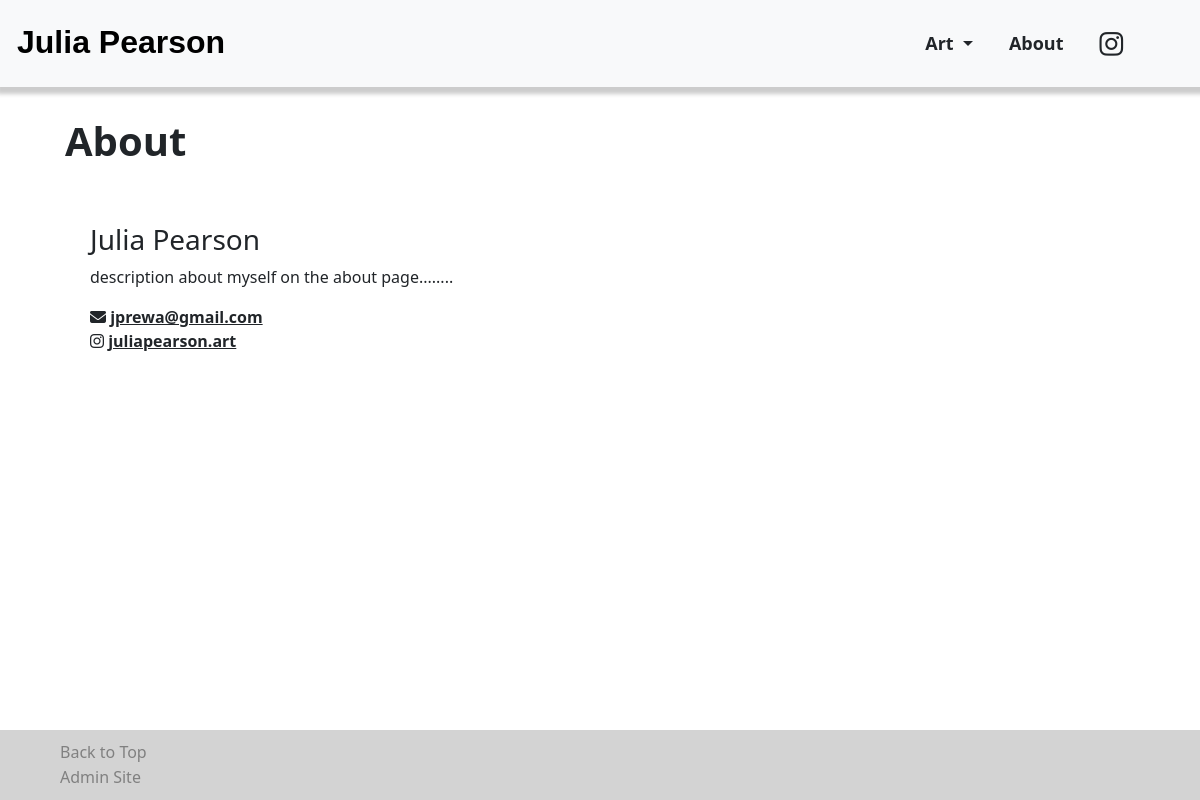
Page /about/ on the earlier database version.
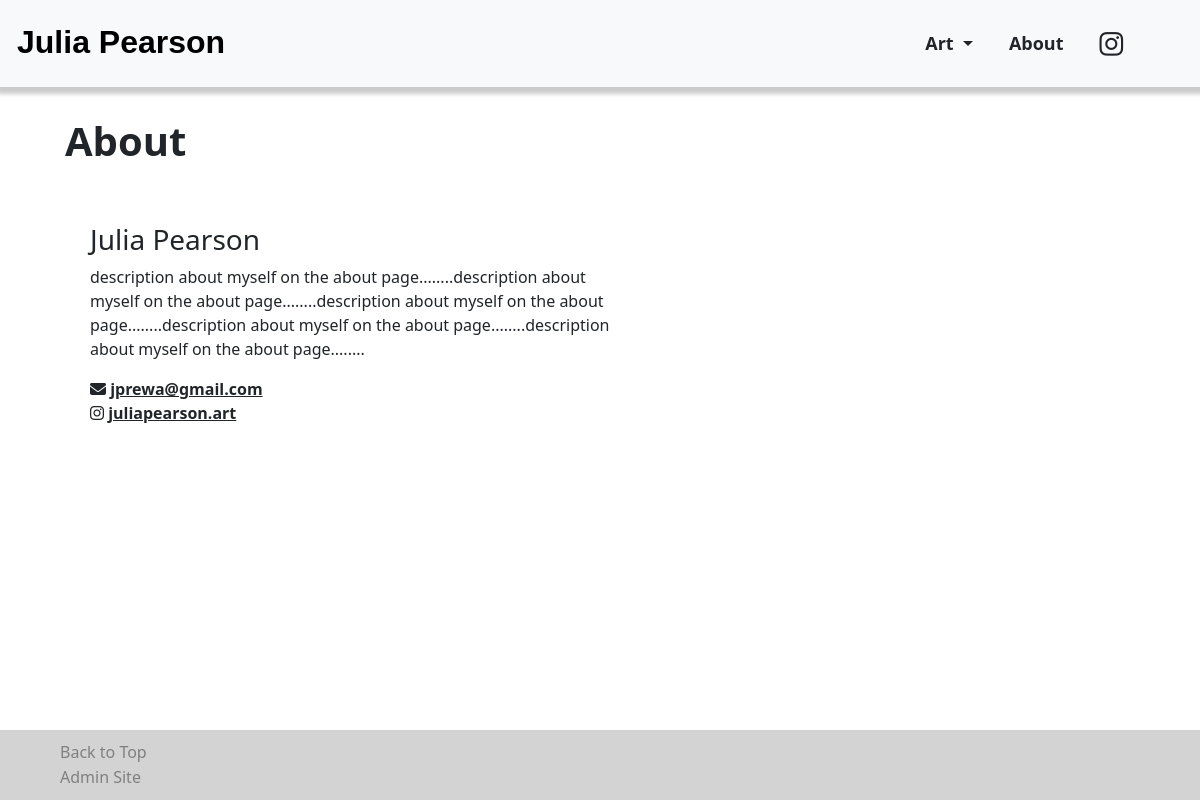
Same page on the later database version.
### pages/models.py (models this page shows, shortened)
class About(models.Model):
  name = models.CharField(max_length=50)
  email = models.EmailField()
  description = models.TextField()
  instagram_username = models.CharField(max_length=50)

### pages/views.py (the view)
# urls.py: path('about/', about_view, name='about'),
def about_view(requests):
  about_info = get_object_or_404(About)
  context = {
    'about': about_info
  }
  return render(requests, 'about.html', context)

### pages/views.py (called while the page is built)
def category_list(request):
  queryset = Category.objects.all
  return { 'category_list': queryset }

def insta_username(request):
  about_obj = About.objects.first()
  username_obj = about_obj.instagram_username
  return { 'insta_username':username_obj }

### pages/templates/about.html
{% extends "base.html" %}
{% block content %}
  <h1>About</h1>
  <div class="about-content">
    <h3>{{ about.name }}</h3>
    <p>{{ about.description }}</p>
    <i class="fa-solid fa-envelope"></i><b> <a href="mailto:{{ about.email }}">{{ about.email }}</a></b>
    <br>
    <i class="fa-brands fa-instagram"></i><b> <a href="https://www.instagram.com/{{ insta_username }}/">{{ about.instagram_username }}</a></b>
  </div>
{% endblock %}

Differences in the rows shown:
changed About "Julia Pearson": description "description about myself on the about page........" → "…myself on the about page........description about myself on the about page........description about myself on the about page........description about myself on the about page........description about myself on the about page........"
